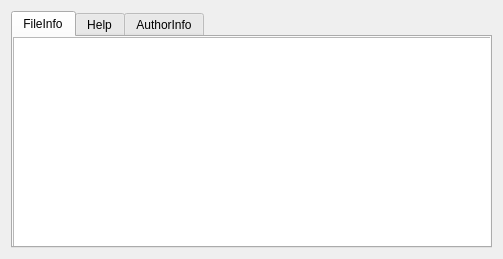
<?xml version="1.0" encoding="UTF-8"?>
<ui version="4.0">
 <class>Info</class>
 <widget class="QWidget" name="Info">
  <property name="geometry">
   <rect>
    <x>0</x>
    <y>0</y>
    <width>503</width>
    <height>259</height>
   </rect>
  </property>
  <property name="windowTitle">
   <string>Form</string>
  </property>
  <property name="windowIcon">
   <iconset resource="resources.qrc">
    <normaloff>:/images/info_icon.png</normaloff>:/images/info_icon.png</iconset>
  </property>
  <layout class="QGridLayout" name="gridLayout">
   <item row="0" column="0">
    <widget class="QTabWidget" name="tabWidget">
     <property name="currentIndex">
      <number>0</number>
     </property>
     <widget class="QWidget" name="FileInfo">
      <attribute name="title">
       <string>FileInfo</string>
      </attribute>
      <widget class="QTextBrowser" name="textBrowser_1">
       <property name="geometry">
        <rect>
         <x>0</x>
         <y>0</y>
         <width>481</width>
         <height>221</height>
        </rect>
       </property>
      </widget>
     </widget>
     <widget class="QWidget" name="Help">
      <attribute name="title">
       <string>Help</string>
      </attribute>
      <widget class="QTextBrowser" name="textBrowser_2">
       <property name="geometry">
        <rect>
         <x>0</x>
         <y>0</y>
         <width>481</width>
         <height>221</height>
        </rect>
       </property>
      </widget>
     </widget>
     <widget class="QWidget" name="AuthorInfo">
      <attribute name="title">
       <string>AuthorInfo</string>
      </attribute>
      <widget class="QTextBrowser" name="textBrowser_3">
       <property name="geometry">
        <rect>
         <x>0</x>
         <y>0</y>
         <width>481</width>
         <height>221</height>
        </rect>
       </property>
      </widget>
     </widget>
    </widget>
   </item>
  </layout>
 </widget>
 <resources>
  <include location="resources.qrc"/>
 </resources>
 <connections/>
</ui>
